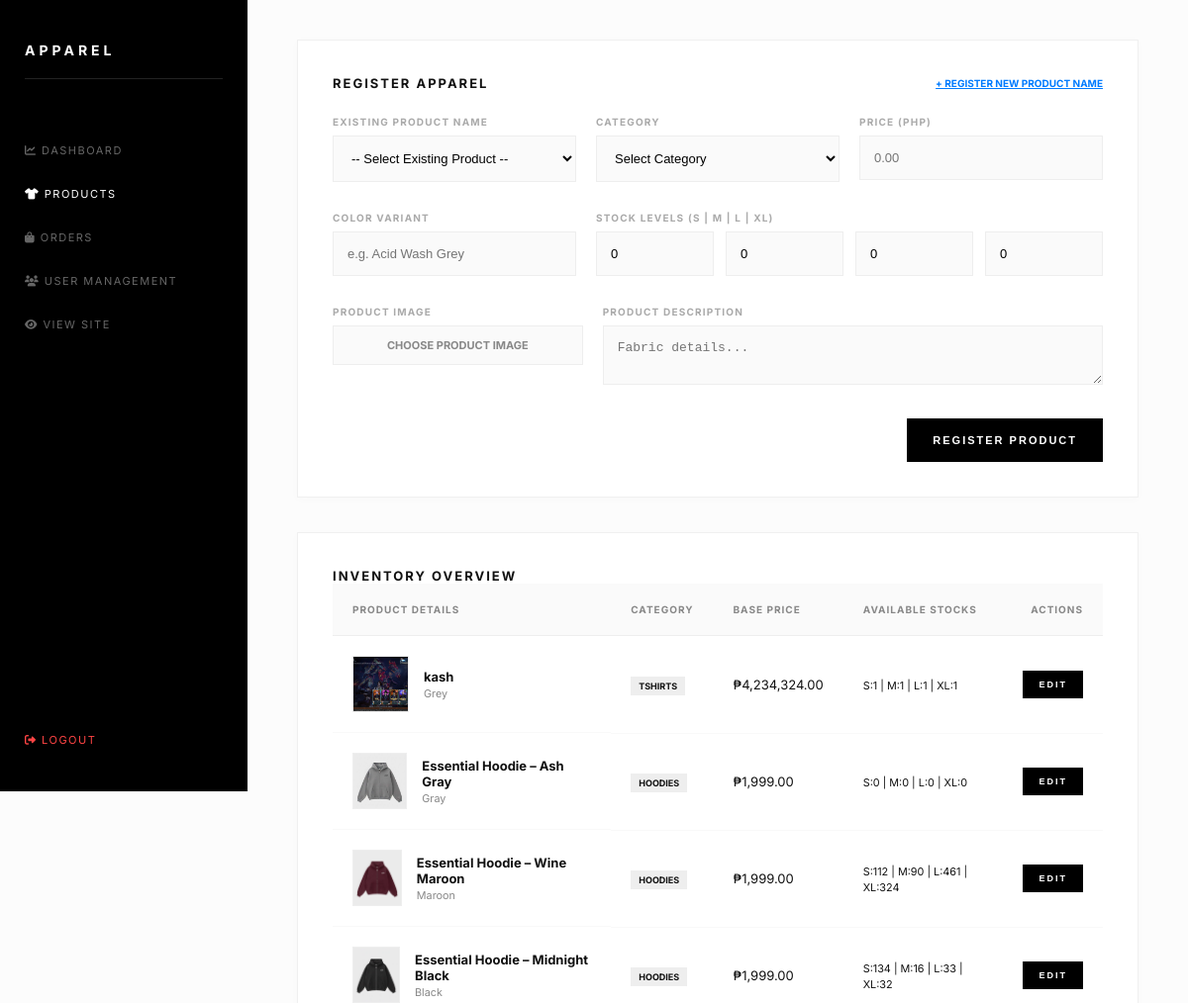
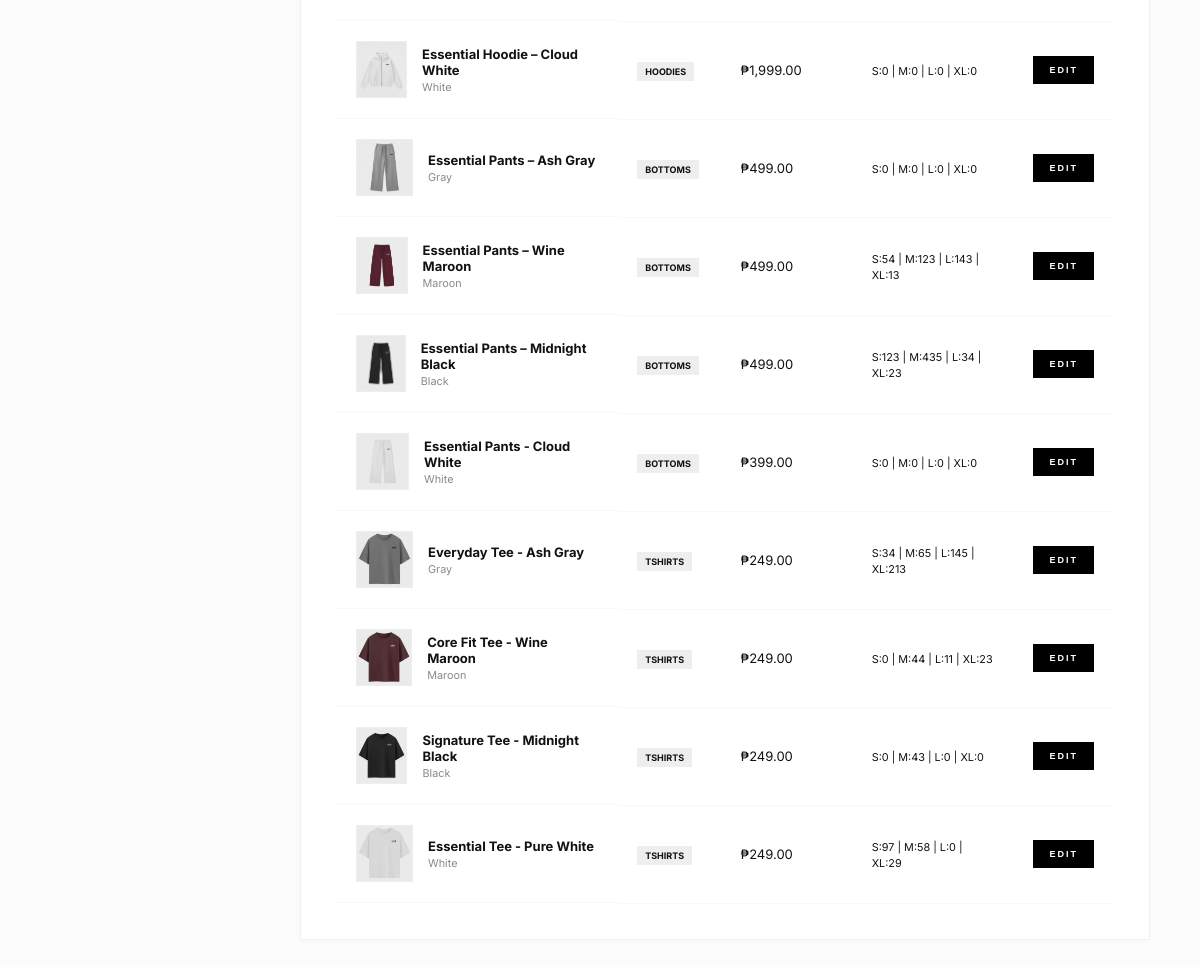
Screenshot of /admin/products.php (signed in) with the database file from the repository (2 pictures, top to bottom).
### tables this page shows
CREATE TABLE `products` (
  `id` int(11) NOT NULL,
  `name` varchar(100) DEFAULT NULL,
  `description` text DEFAULT NULL,
  `price` decimal(10,2) DEFAULT NULL,
  `size` varchar(20) DEFAULT NULL,
  `color` varchar(20) DEFAULT NULL,
  `image` varchar(255) DEFAULT NULL,
  `category` varchar(50) DEFAULT NULL,
  `stock_s` int(11) DEFAULT 0,
  `stock_m` int(11) DEFAULT 0,
  `stock_l` int(11) DEFAULT 0,
  `stock_xl` int(11) DEFAULT 0
);

### admin/products.php (the view, shortened to what this page needs)
<?php
include "../config/database.php";
$products = mysqli_query($conn, "SELECT * FROM products ORDER BY id DESC");
?>
<!DOCTYPE html>
<html lang="en">
<head>
    <link rel="stylesheet" href="https://cdnjs.cloudflare.com/ajax/libs/font-awesome/6.5.0/css/all.min.css">
</head>
<body>
    <div class="sidebar">
        <h2>APPAREL</h2>
        <a href="dashboard.php"><i class="fas fa-chart-line"></i> Dashboard</a>
        <a href="products.php" class="active-link"><i class="fas fa-tshirt"></i> Products</a>
        <a href="orders.php"><i class="fas fa-shopping-bag"></i> Orders</a>
        <a href="users.php"><i class="fas fa-users"></i> User Management</a>
        <a href="../index.php"><i class="fas fa-eye"></i> View Site</a>
        <a href="logout.php" style="margin-top:auto; color:#ff4444;"><i class="fas fa-sign-out-alt"></i> Logout</a>
    </div>
    <div class="admin-container">
        <div class="form-card">
            <div class="header-flex">
                <h3>Register Apparel</h3>
                <span id="toggleBtn" class="btn-toggle" onclick="toggleProductInput()">+ REGISTER NEW PRODUCT NAME</span>
            </div>
            <form method="POST" id="addForm" enctype="multipart/form-data" onsubmit="return validateForm()">
                <div class="compact-row">
                    <div class="input-group" id="dropdownGroup">
                        <label>Existing Product Name</label>
                        <select name="name" id="add_name" class="val-field">
                            <option value="">-- Select Existing Product --</option>
                        </select>
                    </div>
                    <div class="input-group">
                        <label>Category</label>
                        <select name="category" id="add_category" class="val-field">
                            <option value="">Select Category</option>
                        </select>
                    </div>
                    <div class="input-group">
                        <label>Price (PHP)</label>
                        <input name="price" id="add_price" class="val-field" type="number" step="0.01" placeholder="0.00">
                    </div>
                </div>
                <div class="compact-row">
                    <div class="input-group">
                        <label>Color Variant</label>
                        <input name="color" id="add_color" placeholder="e.g. Acid Wash Grey">
                    </div>
                    <div class="input-group" style="grid-column: span 2;">
                        <label>Stock Levels (S | M | L | XL)</label>
                        <div class="stock-row">
                            <input name="stock_s" type="number" value="0">
                            <input name="stock_m" type="number" value="0">
                            <input name="stock_l" type="number" value="0">
                            <input name="stock_xl" type="number" value="0">
                        </div>
                    </div>
                </div>
                <div class="compact-row" style="grid-template-columns: 1fr 2fr;">
                    <div class="input-group">
                        <label>Product Image</label>
                        <div class="file-wrapper">
                            <div class="file-design" id="fileNameDisplay">CHOOSE PRODUCT IMAGE</div>
                        </div>
                    </div>
                    <div class="input-group">
                        <label>Product Description</label>
                        <textarea name="desc" id="add_desc" rows="2" placeholder="Fabric details..."></textarea>
                    </div>
                </div>
                <div style="text-align: right; margin-top: 10px;">
                    <button type="submit" name="add" class="btn-black">Register Product</button>
                </div>
            </form>
        </div>
        <div class="inventory-card">
            <h3>Inventory Overview</h3>
            <table>
                <thead>
                    <tr>
                        <th>Product Details</th>
                        <th>Category</th>
                        <th>Base Price</th>
                        <th>Available Stocks</th>
                        <th style="text-align: right;">Actions</th>
                    </tr>
                </thead>
                <tbody>
                    <?php mysqli_data_seek($products, 0); while($row = mysqli_fetch_assoc($products)): ?>
                    <tr>
                        <td style="display:flex; align-items:center;">
                            <img src="../assets/uploads/<?php echo $row['image']; ?>" class="product-thumb" onerror="this.src='../assets/images/no-image.jpg';">
                            <div>
                                <b><?php echo htmlspecialchars($row['name']); ?></b><br>
                                <small style="color: #888;"><?php echo htmlspecialchars($row['color']); ?></small>
                            </div>
                        </td>
                        <td><span class="status-badge"><?php echo $row['category']; ?></span></td>
                        <td>₱<?php echo number_format($row['price'], 2); ?></td>
                        <td><small>S:<?php echo $row['stock_s']; ?> | M:<?php echo $row['stock_m']; ?> | L:<?php echo $row['stock_l']; ?> | XL:<?php echo $row['stock_xl']; ?></small></td>
                        <td style="text-align: right;">
                            <button class="btn-black" style="padding: 8px 15px; font-size: 9px;" onclick='openEditModal(<?php echo json_encode($row); ?>)'>Edit</button>
                        </td>
                    </tr>
                    <?php endwhile; ?>
                </tbody>
            </table>
        </div>
    </div>
</body>
</html>

### admin/products.php (style rules this page uses)
body { margin: 0; display: flex; background-color: #fcfcfc; font-family: 'Inter', sans-serif; color: #111; overflow-x: hidden; }
.sidebar { width: 250px; height: 100vh; background: #000; color: #fff; padding: 30px 25px; position: fixed; left: 0; top: 0; box-sizing: border-box; display: flex; flex-direction: column; z-index: 1000; }
.sidebar h2 { font-size: 14px; letter-spacing: 4px; margin-bottom: 50px; text-transform: uppercase; border-bottom: 1px solid #222; padding-bottom: 20px; }
.sidebar a { display: block; color: #666; text-decoration: none; padding: 15px 0; font-size: 11px; text-transform: uppercase; letter-spacing: 1.5px; transition: 0.3s; }
.sidebar a:hover, .active-link { color: #fff !important; }
.admin-container { margin-left: 250px; padding: 40px 50px; width: calc(100% - 250px); box-sizing: border-box; min-height: 100vh; }
.form-card, .inventory-card { background: #fff; padding: 35px; border: 1px solid #f0f0f0; margin-bottom: 35px; box-shadow: 0 2px 10px rgba(0,0,0,0.02); }
.header-flex { display: flex; justify-content: space-between; align-items: center; margin-bottom: 25px; }
h3 { margin: 0; text-transform: uppercase; font-size: 13px; letter-spacing: 2px; font-weight: 700; }
.compact-row { display: grid; grid-template-columns: repeat(3, 1fr); gap: 20px; margin-bottom: 10px; }
.input-group { margin-bottom: 20px; }
label { font-size: 10px; text-transform: uppercase; font-weight: 700; color: #aaa; letter-spacing: 1.2px; display: block; margin-bottom: 8px; }
input, textarea, select { width: 100%; padding: 14px; border: 1px solid #eee; font-size: 13px; background: #fafafa; outline: none; box-sizing: border-box; transition: 0.3s; }
.stock-row { display: grid; grid-template-columns: repeat(4, 1fr); gap: 12px; }
.btn-black { padding: 15px 25px; background: #000; color: #fff; border: 1px solid #000; cursor: pointer; text-transform: uppercase; font-weight: 700; font-size: 11px; letter-spacing: 2px; transition: 0.3s; }
.btn-toggle { font-size: 10px; color: #007bff; cursor: pointer; text-decoration: underline; font-weight: 700; text-transform: uppercase; }
.file-wrapper { position: relative; width: 100%; overflow: hidden; }
.file-design { display: block; padding: 12px; background: #fafafa; border: 1px solid #eee; font-size: 11px; text-align: center; color: #888; font-weight: 700; text-transform: uppercase; transition: 0.3s; }
table { width: 100%; border-collapse: collapse; }
th { text-align: left; padding: 20px; background: #fafafa; border-bottom: 1px solid #eee; text-transform: uppercase; font-size: 10px; color: #888; letter-spacing: 1px; }
td { padding: 20px; border-bottom: 1px solid #f9f9f9; font-size: 13px; vertical-align: middle; }
.product-thumb { width: 55px; height: 55px; object-fit: cover; border: 1px solid #eee; margin-right: 15px; }
.status-badge { font-size: 9px; padding: 4px 8px; background: #eee; text-transform: uppercase; font-weight: 700; }

### rows the page displays
products: image (picture), name "kash", color "Grey", category "TSHIRTS", price "4,234,324.00", stock_s "1", stock_m "1", stock_l "1", stock_xl "1"
products: image (picture), name "Essential Hoodie – Ash Gray", color "Gray", category "HOODIES", price "1,999.00", stock_s "0", stock_m "0", stock_l "0", stock_xl "0"
products: image (picture), name "Essential Hoodie – Wine Maroon", color "Maroon", category "HOODIES", price "1,999.00", stock_s "112", stock_m "90", stock_l "461", stock_xl "324"
products: image (picture), name "Essential Hoodie – Midnight Black", color "Black", category "HOODIES", price "1,999.00", stock_s "134", stock_m "16", stock_l "33", stock_xl "32"
products: image (picture), name "Essential Hoodie – Cloud White", color "White", category "HOODIES", price "1,999.00", stock_s "0", stock_m "0", stock_l "0", stock_xl "0"
products: image (picture), name "Essential Pants – Ash Gray", color "Gray", category "BOTTOMS", price "499.00", stock_s "0", stock_m "0", stock_l "0", stock_xl "0"
products: image (picture), name "Essential Pants – Wine Maroon", color "Maroon", category "BOTTOMS", price "499.00", stock_s "54", stock_m "123", stock_l "143", stock_xl "13"
products: image (picture), name "Essential Pants – Midnight Black", color "Black", category "BOTTOMS", price "499.00", stock_s "123", stock_m "435", stock_l "34", stock_xl "23"
products: image (picture), name "Essential Pants - Cloud White", color "White", category "BOTTOMS", price "399.00", stock_s "0", stock_m "0", stock_l "0", stock_xl "0"
products: image (picture), name "Everyday Tee - Ash Gray", color "Gray", category "TSHIRTS", price "249.00", stock_s "34", stock_m "65", stock_l "145", stock_xl "213"
products: image (picture), name "Core Fit Tee - Wine Maroon", color "Maroon", category "TSHIRTS", price "249.00", stock_s "0", stock_m "44", stock_l "11", stock_xl "23"
products: image (picture), name "Signature Tee - Midnight Black", color "Black", category "TSHIRTS", price "249.00", stock_s "0", stock_m "43", stock_l "0", stock_xl "0"
products: image (picture), name "Essential Tee - Pure White", color "White", category "TSHIRTS", price "249.00", stock_s "97", stock_m "58", stock_l "0", stock_xl "29"
